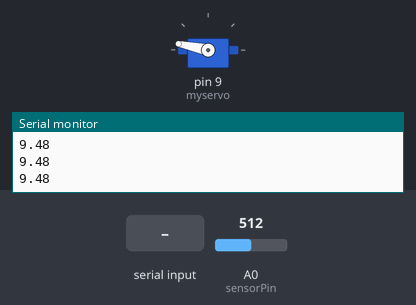
Recording of a sketch running on a simulated Arduino Uno, built with avr-gcc and run on an emulated ATmega328P. On the bench: servo, the last lines printed to the serial monitor. The inputs (shaded band) are chosen by the test bench; at power-on: A0 (sensorPin) = 512.

Above: at 1.26 s.
1.3 s: A0 (sensorPin) set to 0
At 1.9 s:
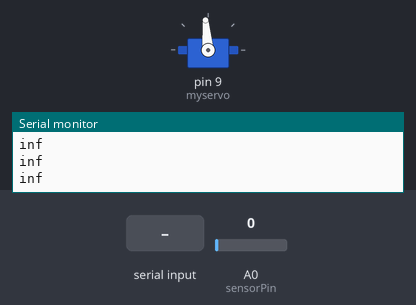
2.8 s: ":#" received over Serial
Timing chart, 0 to 5.8 s (numbered marks = the images above; inputs shaded):
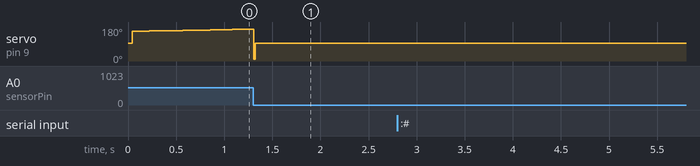

The sketch:

balancinGrafica.ino
```cpp
#include <Servo.h>

const int sensorPin = A0;
Servo myservo;

// Variables PID y sistema
double Kp = 7.12;
double Ki = 0.016;
double Kd = 25;
double setpoint = 26; // Setpoint inicial

const unsigned long interval = 15; // Intervalo en ms
unsigned long previous_time = 0;

double input, output, last_error = 0, accumulated_error = 0;
const double min_output = 10, max_output = 180;

void setup() {
  Serial.begin(9600);
  myservo.attach(9);
  myservo.write(95);
  pinMode(sensorPin, INPUT);
}

void loop() {
  // Leer comandos desde el puerto serie
  if (Serial.available() > 0) {
    String inputString = Serial.readStringUntil('#'); // Leer hasta el delimitador '#'

    // Separar los valores por ':' y procesar cada uno
    if (inputString.length() > 0) {
      String kpStr = getValue(inputString, "Kp:");
      if (kpStr != "") Kp = kpStr.toDouble();

      String kiStr = getValue(inputString, "Ki:");
      if (kiStr != "") Ki = kiStr.toDouble();

      String kdStr = getValue(inputString, "Kd:");
      if (kdStr != "") Kd = kdStr.toDouble();

      String setpointStr = getValue(inputString, "Setpoint:");
      if (setpointStr != "") setpoint = setpointStr.toDouble();

      // Imprimir valores recibidos para verificar
      Serial.print("Kp: "); Serial.println(Kp);
      Serial.print("Ki: "); Serial.println(Ki);
      Serial.print("Kd: "); Serial.println(Kd);
      Serial.print("Setpoint: "); Serial.println(setpoint);
    }
  }

  // Control PID
  unsigned long current_time = millis();
  if (current_time - previous_time >= interval) {
    previous_time = current_time;
    input = get_dist(100); // Leer distancia
    Serial.println(input);
    double error = setpoint - input;
    double P = Kp * error;
    double I = Ki * accumulated_error;
    double D = Kd * (error - last_error);
    accumulated_error += error;
    last_error = error;

    double antiwindup = P + I + D;
    output = constrain(map(antiwindup, -160, 160, min_output, max_output), min_output, max_output);
    myservo.write(output);
  }
}

// Función para extraer valores de la cadena
String getValue(String str, String key) {
  int startIndex = str.indexOf(key);
  if (startIndex != -1) {
    startIndex += key.length(); // Mover después de "Kp:", "Ki:", etc.
    int endIndex = str.indexOf(":", startIndex);
    if (endIndex == -1) {
      endIndex = str.length(); // Si no hay más ":", tomar el final de la cadena
    }
    return str.substring(startIndex, endIndex);
  }
  return ""; // Si no se encuentra el valor, devolver vacío
}

float get_dist(int n) {
  long sum = 0;
  for (int i = 0; i < n; i++) {
    sum += analogRead(sensorPin);
  }
  float adc = sum / n;
  float distance_cm = 17569.7 * pow(adc, -1.2062);
  return distance_cm;
}
```
